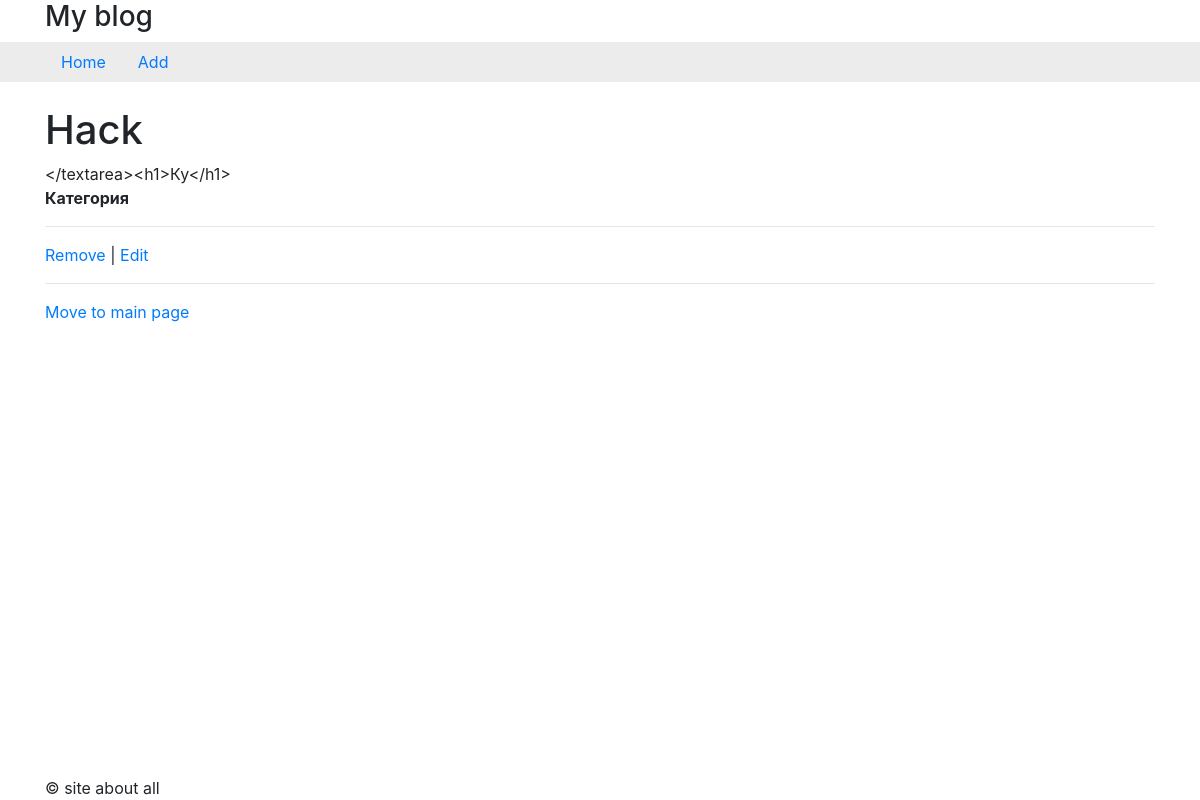
/article/24, run on an earlier commit of the app's database.
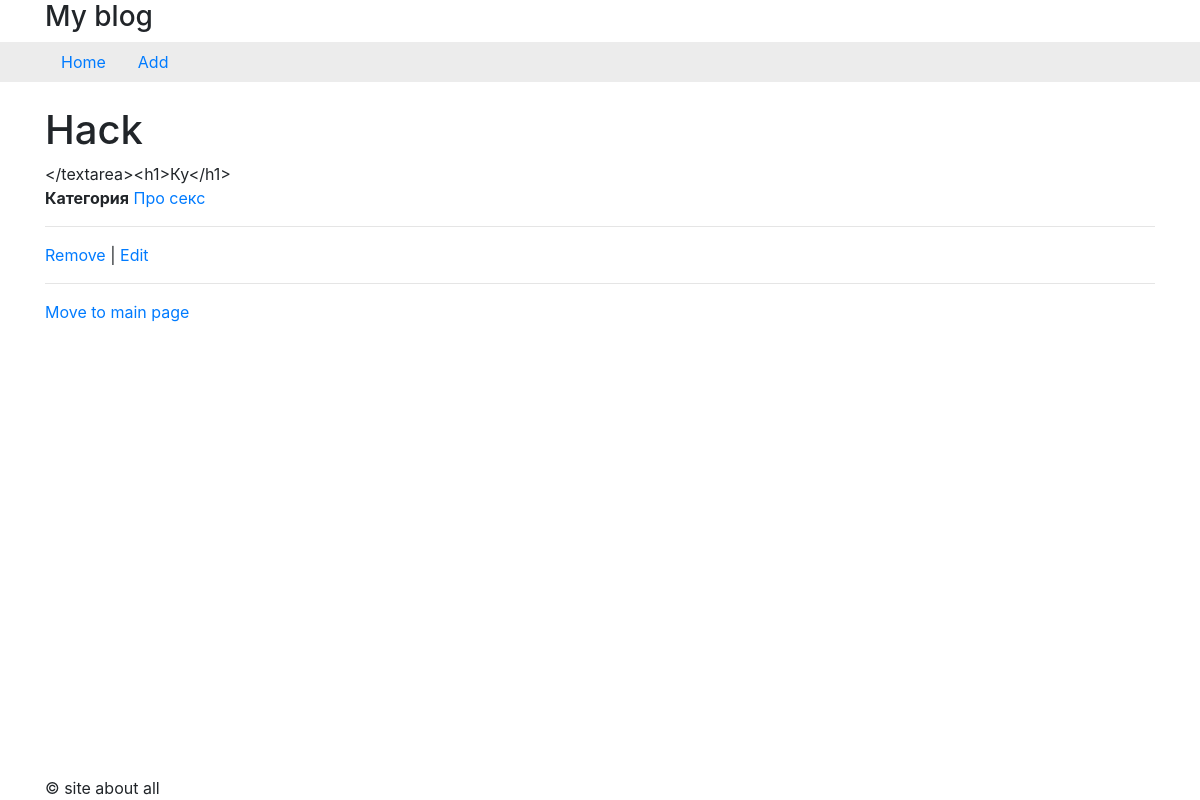
And on a later commit of the database.
### tables this page shows
CREATE TABLE `categories` (
  `id_category` int(10) UNSIGNED NOT NULL,
  `title` varchar(32) NOT NULL,
  `url` varchar(32) NOT NULL
);

### core/utils.php (called while the page is built, shortened)
<?php
function template(string $name, array $params = []): string
{
	$str = "tpl/$name.php";
	extract($params);
	include($str);
	$res = ob_get_clean();
	return $res;
}

### controllers/articleController.php (called while the page is built, shortened)
<?php
$strId = URL_PARAMS['id'] ?? '';
$id = (int)$strId;
$post = getArticle($id);
if (is_array($post)) {
	$cat = getCategory($post['id_category']);
	$pageContent = template('tpl_article', [
		'post' => $post,
		'cat' => $cat,
		'id' => $id
	]);
} else {
	$pageTitle = 'Страница не найдена';
	$pageContent = template('tpl_404');
}

### model/articles.php (called while the page is built, shortened)
<?php
include_once("core/db.php");
function getArticle($id)
{
	$sql = "SELECT * FROM articles WHERE id_article = $id";
	$query = dbQuery($sql);
	$result = $query->fetch(PDO::FETCH_ASSOC);
	return $result;
}

### core/db.php (called while the page is built, shortened)
<?php
function dbInstance()
{
	static $db;
	if ($db === null) {
		$db = new PDO('mysql:host=localhost;dbname=lesson4_dz;charset=UTF8', 'root', 'root');
	}
	return $db;
}
function dbQuery(string $sql, array $params = [])
{
	$query = dbInstance()->prepare($sql);
	$query->execute($params);
	return $query;
}

### model/categories.php (called while the page is built, shortened)
<?php
include_once("core/db.php");
function getCategory(string $id)
{
	$sql = "SELECT * FROM categories WHERE id_category = $id";
	$query = dbQuery($sql);
	$result = $query->fetch(PDO::FETCH_ASSOC);
	return $result;
}

### tpl/tpl_article.php (the view)
<div class="content">
	<? if($post): ?>
	<div class="article">
		<h1><?= $post['title'] ?></h1>
		<div><?= $post['text'] ?></div>
		<div><strong>Категория</strong>
			<a href="<?= BASE_URL ?>category/<?= $post['id_category'] ?>"><?= $cat['title'] ?></a>
		</div>
		<hr>
		<a href="<?= BASE_URL ?>delete/<?= $id ?>">Remove</a> |
		<a href="<?= BASE_URL ?>edit/<?= $id ?>">Edit</a>
	</div>
	<? endif; ?>
</div>
<hr>
<a href="<?= BASE_URL ?>">Move to main page</a>

What changed in the data, as far as the page shows it:
changed articles "Hack": id_category 0 → 1 (drawn)
now on this page (row unchanged): categories: title "Про секс"
